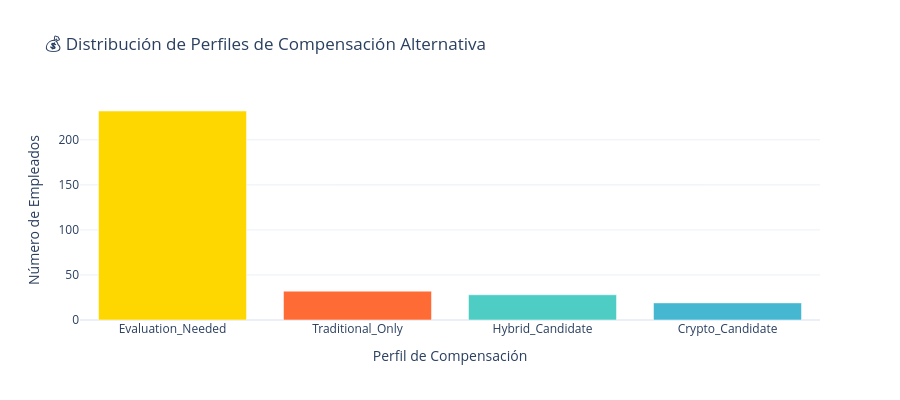

Notebook source saved alongside this figure:
### Code cell
print("💰 INNOVACIÓN EN COMPENSACIÓN: CRYPTO + ORO ANALYSIS")
print("=" * 60)

# SEGMENTACIÓN DE EMPLEADOS PARA COMPENSACIÓN ALTERNATIVA
print("🎯 1. SEGMENTACIÓN DE CANDIDATOS:")

# Definir criterios para diferentes tipos de compensación
def categorize_compensation_profile(row):
    """Categoriza empleados por su perfil ideal de compensación"""
    
    # Tech-savvy + risk tolerance = Crypto candidates
    if (row['Department'] in ['IT/IS', 'Software Engineering'] and 
        row['EngagementSurvey'] > 3.5 and 
        row['Salary'] < 90000):
        return 'Crypto_Candidate'
    
    # Conservative + stability seeking = Gold candidates  
    elif (row['Department'] == 'Production' and 
          row['Salary'] < 70000 and
          row.get('SpecialProjectsCount', 0) < 2):
        return 'Gold_Candidate'
    
    # High performers any dept = Hybrid option
    elif (row['PerformanceScore'] == 'Exceeds' and 
          row['Salary'] < 85000):
        return 'Hybrid_Candidate'
    
    # Well compensated = Traditional
    elif row['Salary'] > 95000:
        return 'Traditional_Only'
    
    else:
        return 'Evaluation_Needed'

# Aplicar categorización
df['Compensation_Profile'] = df.apply(categorize_compensation_profile, axis=1)

# Contar por categoría
comp_profiles = df['Compensation_Profile'].value_counts()
print("📊 DISTRIBUCIÓN DE PERFILES:")
for profile, count in comp_profiles.items():
    percentage = (count / len(df)) * 100
    print(f"   {profile:20}: {count:3} empleados ({percentage:5.1f}%)")

# ANÁLISIS DETALLADO POR PERFIL
print(f"\n🪙 2. CRYPTO CANDIDATES - PERFIL DETALLADO:")
crypto_candidates = df[df['Compensation_Profile'] == 'Crypto_Candidate']

if len(crypto_candidates) > 0:
    print(f"   👥 Total candidatos: {len(crypto_candidates)}")
    print(f"   💰 Salario promedio: ${crypto_candidates['Salary'].mean():,.0f}")
    print(f"   📈 Engagement promedio: {crypto_candidates['EngagementSurvey'].mean():.2f}/5.0")
    print(f"   🏢 Departamentos: {crypto_candidates['Department'].value_counts().to_dict()}")
    
    # Calcular potencial de compensación crypto
    crypto_30_percent = crypto_candidates['Salary'] * 0.30
    total_crypto_pool = crypto_30_percent.sum()
    print(f"   🪙 Pool total 30% crypto: ${total_crypto_pool:,.0f} anuales")
    print(f"   📊 Promedio individual: ${crypto_30_percent.mean():,.0f} en crypto")
else:
    print(f"   ❌ No hay candidatos que cumplan criterios para crypto")
    total_crypto_pool = 0

print(f"\n🥇 3. GOLD CANDIDATES - PERFIL DETALLADO:")
gold_candidates = df[df['Compensation_Profile'] == 'Gold_Candidate']

if len(gold_candidates) > 0:
    print(f"   👥 Total candidatos: {len(gold_candidates)}")
    print(f"   💰 Salario promedio: ${gold_candidates['Salary'].mean():,.0f}")
    print(f"   📈 Engagement promedio: {gold_candidates['EngagementSurvey'].mean():.2f}/5.0")
    print(f"   🏭 Mostly Production: {(gold_candidates['Department'] == 'Production').sum()} empleados")
    
    # Calcular potencial de compensación oro
    gold_30_percent = gold_candidates['Salary'] * 0.30
    total_gold_pool = gold_30_percent.sum()
    print(f"   🥇 Pool total 30% oro: ${total_gold_pool:,.0f} anuales")
    print(f"   📊 Promedio individual: ${gold_30_percent.mean():,.0f} en oro")
else:
    print(f"   ❌ No hay candidatos que cumplan criterios para oro")
    total_gold_pool = 0

# Inicializar variables para evitar errores
total_crypto_pool = 0
total_gold_pool = 0

if len(crypto_candidates) > 0:
    crypto_30_percent = crypto_candidates['Salary'] * 0.30
    total_crypto_pool = crypto_30_percent.sum()

if len(gold_candidates) > 0:
    gold_30_percent = gold_candidates['Salary'] * 0.30
    total_gold_pool = gold_30_percent.sum()

# ANÁLISIS DE RETENCIÓN POTENTIAL
print(f"\n📈 4. POTENCIAL DE MEJORA EN RETENCIÓN:")

# Calcular turnover actual de candidatos
crypto_turnover = (crypto_candidates['Termd'].sum() / len(crypto_candidates) * 100) if len(crypto_candidates) > 0 else 0
gold_turnover = (gold_candidates['Termd'].sum() / len(gold_candidates) * 100) if len(gold_candidates) > 0 else 0

print(f"   🪙 Crypto candidates - turnover actual: {crypto_turnover:.1f}%")
print(f"   🥇 Gold candidates - turnover actual: {gold_turnover:.1f}%")

# Asumir mejora en retención con compensación alternativa
retention_improvement = 0.40  # 40% mejora en retención (conservador)

crypto_saved = len(crypto_candidates) * (crypto_turnover/100) * retention_improvement
gold_saved = len(gold_candidates) * (gold_turnover/100) * retention_improvement

print(f"\n💡 IMPACTO PROYECTADO (40% mejora en retención):")
print(f"   🪙 Crypto: {crypto_saved:.1f} empleados adicionales retenidos")
print(f"   🥇 Gold: {gold_saved:.1f} empleados adicionales retenidos")

# ROI CALCULATION
replacement_cost = 75000  # Costo promedio de reemplazo
total_savings = (crypto_saved + gold_saved) * replacement_cost
total_investment = total_crypto_pool + total_gold_pool

if total_investment > 0:
    roi_ratio = total_savings / total_investment
    print(f"\n💰 ANÁLISIS ROI:")
    print(f"   💸 Inversión en comp. alternativa: ${total_investment:,.0f}")
    print(f"   💵 Ahorro en replacement costs: ${total_savings:,.0f}")
    print(f"   📊 ROI Ratio: {roi_ratio:.2f}x")
    
    if roi_ratio > 1.0:
        print(f"   ✅ POSITIVO: Cada $1 invertido ahorra ${roi_ratio:.2f}")
    else:
        print(f"   ⚠️  NEGATIVO: Revisar assumptions")

# SEGMENTACIÓN POR RISK TOLERANCE
print(f"\n🎲 5. ANÁLISIS DE TOLERANCIA AL RIESGO:")

risk_analysis = {
    'Conservative': len(gold_candidates),
    'Moderate': len(df[df['Compensation_Profile'] == 'Hybrid_Candidate']),
    'Aggressive': len(crypto_candidates)
}

total_alternative = sum(risk_analysis.values())
print(f"📊 DISTRIBUCIÓN DE RISK APPETITE:")
for risk_level, count in risk_analysis.items():
    percentage = (count / len(df)) * 100
    print(f"   {risk_level:12}: {count:3} empleados ({percentage:5.1f}%)")

print(f"\n   🎯 {total_alternative} empleados ({total_alternative/len(df)*100:.1f}%) candidatos para compensación alternativa")

# INSIGHTS ESTRATÉGICOS
print(f"\n🚀 6. INSIGHTS ESTRATÉGICOS:")
print(f"   💡 Production workforce = Ideal para oro (estabilidad)")
print(f"   🚀 Tech talent = Ideal para crypto (familiaridad)")
print(f"   📈 Diversificación reduce risk empresarial")
print(f"   🎯 Targeting específico por perfil = mayor adopción")
print(f"   💰 Alternative comp puede ser revenue neutral con retención")

# CREAR VISUALIZACIÓN DE PERFILES
import plotly.graph_objects as go

# Gráfico de distribución de perfiles
fig = go.Figure(data=[
    go.Bar(x=list(comp_profiles.index), 
           y=list(comp_profiles.values),
           marker_color=['#FFD700', '#FF6B35', '#4ECDC4', '#45B7D1', '#96CEB4'])
])

fig.update_layout(
    title="💰 Distribución de Perfiles de Compensación Alternativa",
    xaxis_title="Perfil de Compensación",
    yaxis_title="Número de Empleados",
    height=400
)

fig.show()

print(f"\n🔍 Próximo paso: Modelado predictivo y early warning systems")

### Figure 1 — Plotly figure (JSON) as saved in the notebook; plotly's stock layout.template omitted (floating-point values rounded to 4 significant figures)
{"data": [{"marker": {"color": ["#FFD700", "#FF6B35", "#4ECDC4", "#45B7D1", "#96CEB4"]}, "type": "bar", "x": ["Evaluation_Needed", "Traditional_Only", "Hybrid_Candidate", "Crypto_Candidate"], "y": [232, 32, 28, 19]}], "layout": {"height": 400, "title": {"text": "💰 Distribución de Perfiles de Compensación Alternativa"}, "xaxis": {"title": {"text": "Perfil de Compensación"}}, "yaxis": {"title": {"text": "Número de Empleados"}}}}
